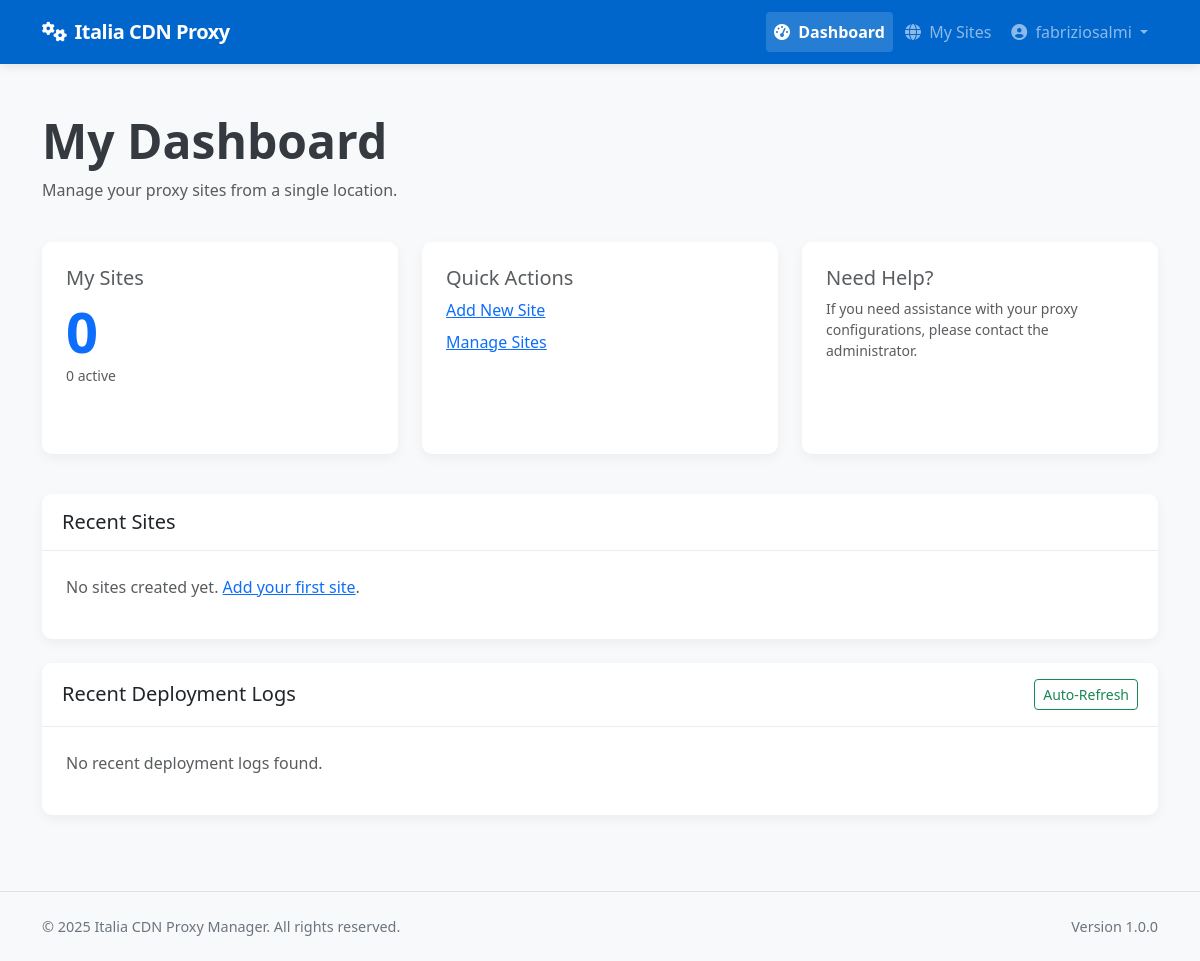
The page /client/dashboard (signed in) on the database as committed earlier.
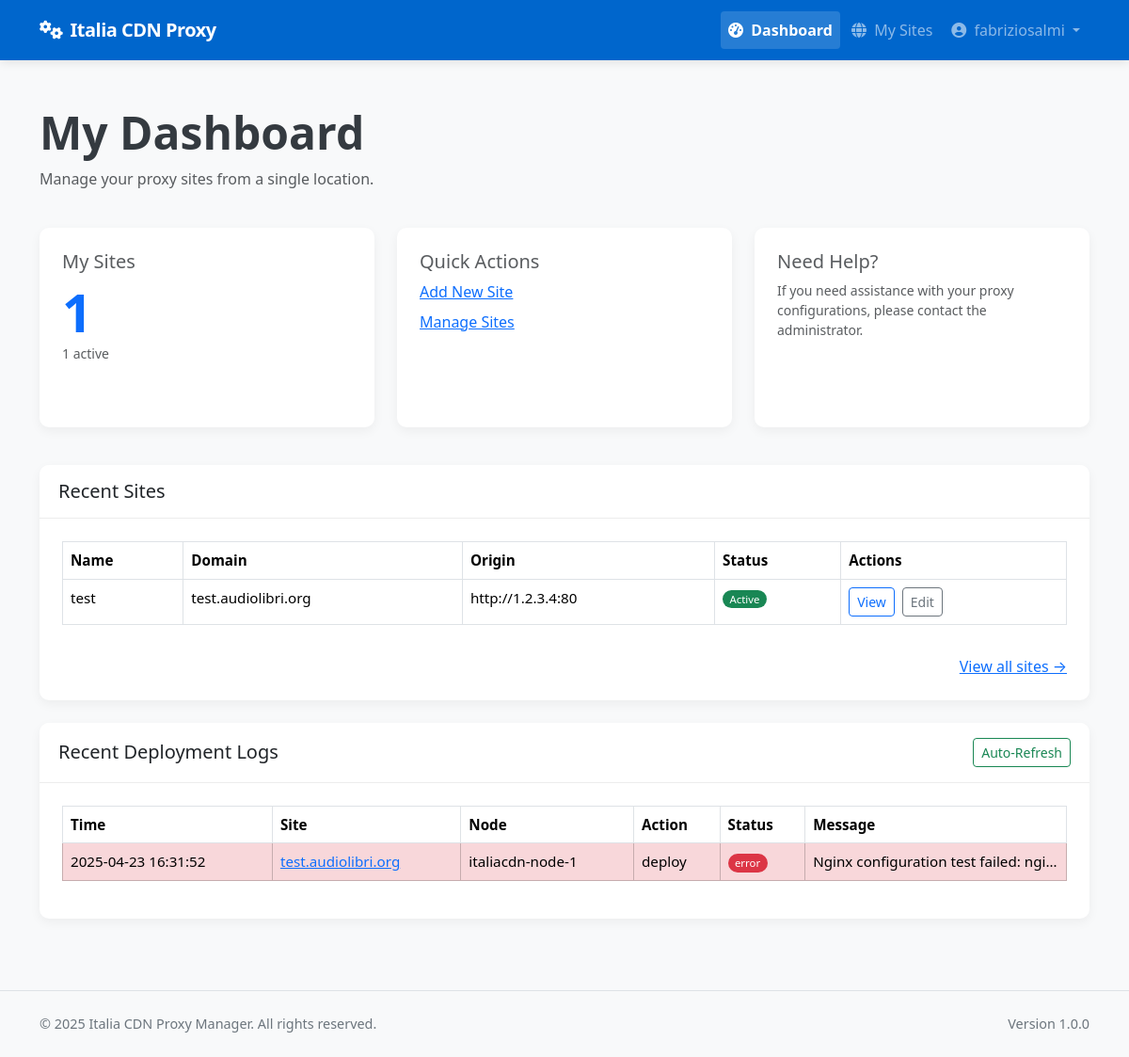
The same page on the database as committed later.
### app/models/models.py (models this page shows, shortened)
class Site(db.Model):
    __tablename__ = 'sites'
    id = db.Column(db.Integer, primary_key=True)
    name = db.Column(db.String(64), nullable=False)
    domain = db.Column(db.String(255), unique=True, nullable=False)
    protocol = db.Column(db.String(10), nullable=False, default='https')  # http or https
    origin_protocol = db.Column(db.String(10), nullable=False, default='http')  # http or https for origin
    origin_address = db.Column(db.String(255), nullable=False)  # Backend server address
    origin_port = db.Column(db.Integer, nullable=False)
    user_id = db.Column(db.Integer, db.ForeignKey('users.id'), nullable=True)  # Allow null for discovered sites
    is_active = db.Column(db.Boolean, default=True)
    is_blocked = db.Column(db.Boolean, default=False)
    is_discovered = db.Column(db.Boolean, default=False)  # Whether this site was discovered from node
    use_waf = db.Column(db.Boolean, default=False)
    force_https = db.Column(db.Boolean, default=True)  # New column to force HTTP to HTTPS redirect
    enable_cache = db.Column(db.Boolean, default=True)
    cache_time = db.Column(db.Integer, default=3600)  # Cache time in seconds, default 1 hour
    cache_static_time = db.Column(db.Integer, default=86400)  # Cache time for static assets in seconds, default 1 day
    custom_cache_rules = db.Column(db.Text, nullable=True)  # Custom cache rules in Nginx format
    cache_browser_time = db.Column(db.Integer, default=3600)  # Browser cache time in seconds, default 1 hour
    created_at = db.Column(db.DateTime, default=datetime.utcnow)
    updated_at = db.Column(db.DateTime, default=datetime.utcnow, onupdate=datetime.utcnow)
    custom_config = db.Column(db.Text, nullable=True)  # Additional Nginx configuration
    site_nodes = db.relationship('SiteNode', backref='site', lazy='dynamic')
    ssl_certificates = db.relationship('SSLCertificate', backref='site', lazy='dynamic')
    config_versions = db.relationship('ConfigVersion', backref='site', lazy='dynamic')

class DeploymentLog(db.Model):
    __tablename__ = 'deployment_logs'
    id = db.Column(db.Integer, primary_key=True)
    site_id = db.Column(db.Integer, db.ForeignKey('sites.id'), nullable=False)
    node_id = db.Column(db.Integer, db.ForeignKey('nodes.id'), nullable=False)
    user_id = db.Column(db.Integer, db.ForeignKey('users.id'), nullable=True)  # Who performed the action
    action = db.Column(db.String(64), nullable=False)  # deploy, update, remove, ssl_renew, discovery, rollback
    status = db.Column(db.String(20), nullable=False)  # success, error
    message = db.Column(db.Text, nullable=True)
    created_at = db.Column(db.DateTime, default=datetime.utcnow)
    site = db.relationship('Site', backref=db.backref('deployment_logs', lazy='dynamic'))
    node = db.relationship('Node', backref=db.backref('deployment_logs', lazy='dynamic'))
    user = db.relationship('User', backref=db.backref('deployment_logs', lazy='dynamic'))

class Node(db.Model):
    __tablename__ = 'nodes'
    id = db.Column(db.Integer, primary_key=True)
    name = db.Column(db.String(64), unique=True, nullable=False)
    ip_address = db.Column(db.String(45), nullable=False)  # IPv4 or IPv6
    ssh_port = db.Column(db.Integer, default=22)
    ssh_user = db.Column(db.String(64), nullable=False)
    ssh_key_path = db.Column(db.String(256), nullable=True)  # Path to SSH key file
    ssh_password = db.Column(db.String(256), nullable=True)  # Encrypted password (if using password auth)
    is_active = db.Column(db.Boolean, default=True)
    is_discovered = db.Column(db.Boolean, default=False)  # Whether this node was discovered from YAML
    created_at = db.Column(db.DateTime, default=datetime.utcnow)
    updated_at = db.Column(db.DateTime, default=datetime.utcnow, onupdate=datetime.utcnow)
    nginx_config_path = db.Column(db.String(256), default='/etc/nginx/conf.d')
    nginx_reload_command = db.Column(db.String(256), default='sudo systemctl reload nginx')
    detected_nginx_path = db.Column(db.String(256), nullable=True)  # Store detected nginx path
    site_nodes = db.relationship('SiteNode', backref='node', lazy='dynamic')

### app/controllers/client.py (the view)
@client.route('/dashboard')
@login_required
@client_required
def dashboard():
    site_count = Site.query.filter_by(user_id=current_user.id).count()
    active_site_count = Site.query.filter_by(user_id=current_user.id, is_active=True).count()
    sites = Site.query.filter_by(user_id=current_user.id).order_by(Site.created_at.desc()).limit(5).all()
    site_ids = [site.id for site in Site.query.filter_by(user_id=current_user.id).all()]
    latest_logs = DeploymentLog.query.filter(DeploymentLog.site_id.in_(site_ids)).order_by(DeploymentLog.created_at.desc()).limit(10).all() if site_ids else []
    return render_template('client/dashboard.html',
                           site_count=site_count,
                           active_site_count=active_site_count,
                           sites=sites,
                           latest_logs=latest_logs)

### app/models/__init__.py (called while the page is built)
@login_manager.user_loader
def load_user(user_id):
    return User.query.get(int(user_id))

### app/models/models.py (called while the page is built)
    def is_admin(self):
        return self.role == 'admin'

    def is_client(self):
        return self.role == 'client'

### app/services/access_control.py (called while the page is built)
def client_required(f):
    @wraps(f)
    def decorated_function(*args, **kwargs):
        if not current_user.is_client():
            flash('This page is available only for client users.', 'error')
            return abort(403)
        return f(*args, **kwargs)
    return decorated_function

### app/templates/client/dashboard.html (shortened to what the changed rows need)
{% extends "base.html" %}
{% block content %}
<div class="container py-4">
    <div class="row mb-4">
        <div class="col-12">
            <h1 class="display-5 fw-bold mb-2">My Dashboard</h1>
        </div>
    </div>
    <div class="row mb-4">
        <div class="col-md-4 mb-3">
            <div class="card h-100">
                <div class="card-body">
                    <h5 class="card-title text-muted mb-2">My Sites</h5>
                    <p class="display-4 fw-bold text-primary mb-0">{{ site_count }}</p>
                    <p class="small text-muted">{{ active_site_count }} active</p>
                </div>
            </div>
        </div>
    </div>
    <div class="card mb-4">
        <div class="card-body">
            {% if sites %}
            <div class="table-responsive">
                <table class="table table-bordered table-hover">
                    <thead>
                        <tr>
                            <th>Name</th>
                            <th>Domain</th>
                            <th>Origin</th>
                            <th>Status</th>
                            <th>Actions</th>
                        </tr>
                    </thead>
                    <tbody>
                        {% for site in sites %}
                        <tr>
                            <td>{{ site.name }}</td>
                            <td>{{ site.domain }}</td>
                            <td>{{ site.protocol }}://{{ site.origin_address }}:{{ site.origin_port }}</td>
                            <td>
                                <span class="badge rounded-pill {% if site.is_active %}bg-success{% else %}bg-danger{% endif %}">
                                    {{ 'Active' if site.is_active else 'Inactive' }}
                                </span>
                            </td>
                            <td>
                                <a href="{{ url_for('client.view_site', site_id=site.id) }}" class="btn btn-sm btn-outline-primary me-1">View</a>
                                <a href="{{ url_for('client.edit_site', site_id=site.id) }}" class="btn btn-sm btn-outline-secondary">Edit</a>
                            </td>
                        </tr>
                        {% endfor %}
                    </tbody>
                </table>
            </div>
            <div class="mt-3 text-end">
                <a href="{{ url_for('client.list_sites') }}" class="text-primary">View all sites →</a>
            </div>
            {% else %}
            <p class="text-muted">No sites created yet.
                <a href="{{ url_for('client.new_site') }}" class="text-primary">Add your first site</a>.
            </p>
            {% endif %}
        </div>
    </div>
    <div class="card">
        <div class="card-body">
            {% if latest_logs %}
            <div class="table-responsive" id="logsTableContainer">
                <table class="table table-bordered table-hover">
                    <thead>
                        <tr>
                            <th>Time</th>
                            <th>Site</th>
                            <th>Node</th>
                            <th>Action</th>
                            <th>Status</th>
                            <th>Message</th>
                        </tr>
                    </thead>
                    <tbody>
                        {% for log in latest_logs %}
                        <tr class="{% if log.status == 'error' %}table-danger{% endif %}">
                            <td>{{ log.created_at.strftime('%Y-%m-%d %H:%M:%S') }}</td>
                            <td>
                                <a href="{{ url_for('client.view_site', site_id=log.site_id) }}" class="text-primary">
                                    {{ log.site.domain }}
                                </a>
                            </td>
                            <td>{{ log.node.name }}</td>
                            <td>{{ log.action }}</td>
                            <td>
                                <span class="badge rounded-pill
                                {% if log.status == 'success' %}bg-success
                                {% elif log.status == 'error' %}bg-danger
                                {% else %}bg-warning{% endif %}">
                                    {{ log.status }}
                                </span>
                            </td>
                            <td class="text-truncate" style="max-width: 200px;">{{ log.message }}</td>
                        </tr>
                        {% endfor %}
                    </tbody>
                </table>
            </div>
            {% else %}
            <p class="text-muted">No recent deployment logs found.</p>
            {% endif %}
        </div>
    </div>
</div>
{% endblock %}

Rows that differ between the two databases and show on the page:
added Site: name "test", domain "test.audiolibri.org", protocol "http", origin_address "1.2.3.4", origin_port "80", is_active "Active"
added DeploymentLog: created_at "2025-04-23 16:31:52", site.domain "test.audiolibri.org", node.name "italiacdn-node-1", action "deploy", status "error", message "Nginx configuration test failed: ngi…"
Other text that changed with them:
{{ site_count }}: "0" → "1"
{{ active_site_count }}: "0" → "1"
text no longer shown: "No sites created yet. Add your first site . No recent deployment logs found."
text now shown: "Name Domain Origin Status Actions View all sites → Time Site Node Action Status Message"
